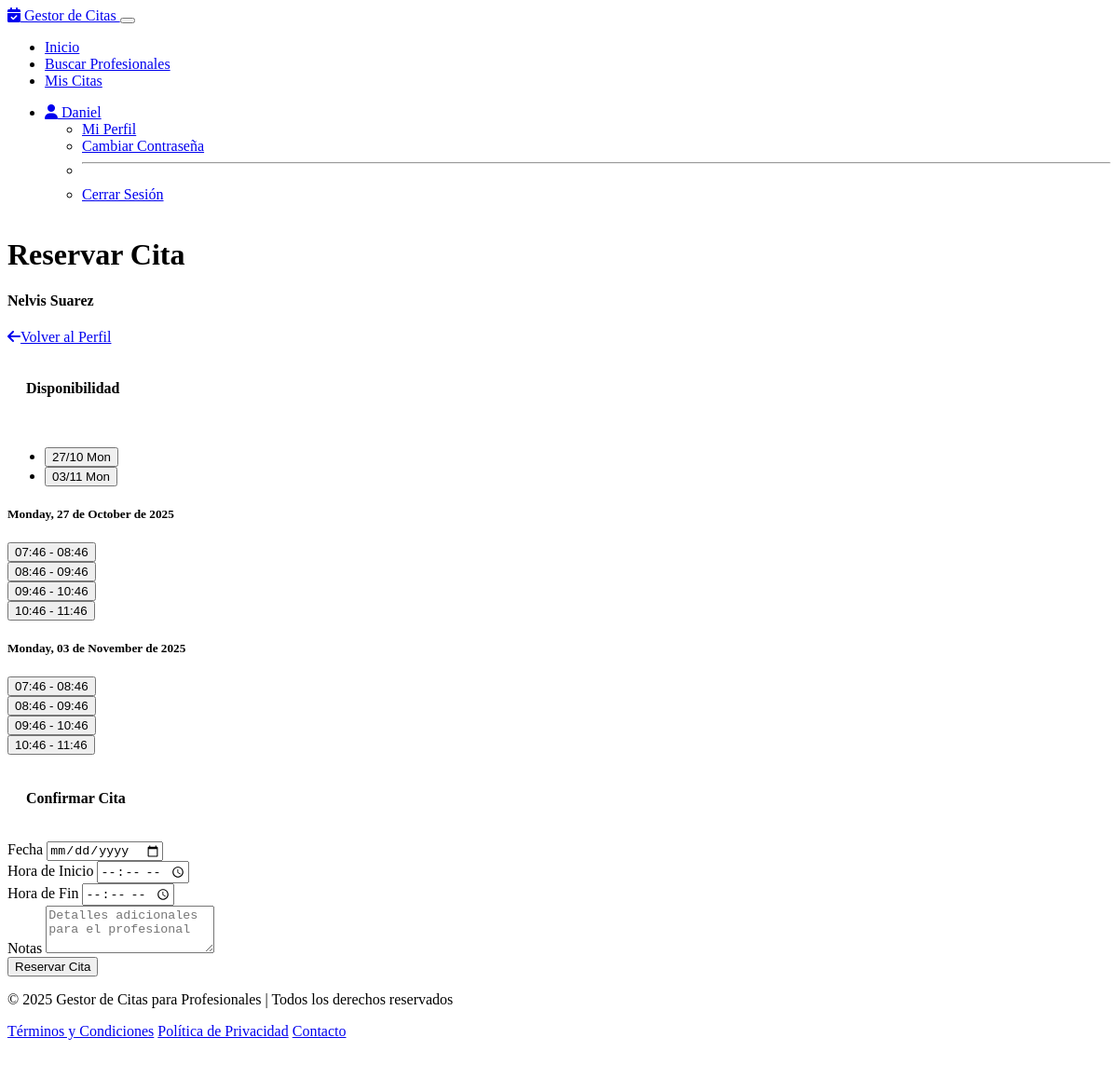
Screenshot of /client/book_appointment/1 (signed in) with the database file from the repository.
### models.py (models this page shows, shortened)
class User(UserMixin, db.Model):
    id = db.Column(db.Integer, primary_key=True)
    username = db.Column(db.String(64), unique=True, nullable=False, index=True)
    email = db.Column(db.String(120), unique=True, nullable=False, index=True)
    password_hash = db.Column(db.String(256), nullable=False)
    first_name = db.Column(db.String(64), nullable=False)
    last_name = db.Column(db.String(64), nullable=False)
    phone = db.Column(db.String(20))
    role = db.Column(db.String(20), nullable=False, default='client')
    created_at = db.Column(db.DateTime, default=datetime.utcnow)
    is_active = db.Column(db.Boolean, default=True)
    last_login = db.Column(db.DateTime)
    professional = db.relationship('Professional', uselist=False, back_populates='user', cascade='all, delete-orphan')
    client = db.relationship('Client', uselist=False, back_populates='user', cascade='all, delete-orphan')
    def is_professional(self):
        return self.role == 'professional'
    def is_client(self):
        return self.role == 'client'

class Schedule(db.Model):
    id = db.Column(db.Integer, primary_key=True)
    professional_id = db.Column(db.Integer, db.ForeignKey('professional.id'), nullable=False)
    day_of_week = db.Column(db.Integer, nullable=False)  # 0=Monday, 1=Tuesday, etc.
    start_time = db.Column(db.Time, nullable=False)
    end_time = db.Column(db.Time, nullable=False)
    professional = db.relationship('Professional', back_populates='schedules')

### routes/client.py (the view, shortened to what this page needs)
@client_bp.route('/book_appointment/<int:professional_id>', methods=['GET', 'POST'])
@login_required
def book_appointment(professional_id):
    if not current_user.is_client():
        flash('No tienes permisos para acceder a esta página', 'danger')
        return redirect(url_for('main.index'))
    professional = Professional.query.get_or_404(professional_id)
    professional_user = User.query.get(professional.user_id)
    client = Client.query.filter_by(user_id=current_user.id).first()
    if not client:
        flash('Perfil de cliente no encontrado', 'warning')
        return redirect(url_for('client.profile'))
    form = AppointmentForm()
    today = datetime.now().date()
    available_days = []
    for i in range(14):  # Check next 14 days
        check_date = today + timedelta(days=i)
        slots = get_available_slots(professional.id, check_date)
        if slots:
            available_days.append({
                'date': check_date,
                'slots': slots
            })
    return render_template('booking.html',
                          form=form,
                          professional=professional,
                          professional_user=professional_user,
                          available_days=available_days)

### forms.py (shortened to what this page needs)
class AppointmentForm(FlaskForm):
    date = DateField('Fecha', validators=[DataRequired()])
    start_time = TimeField('Hora de Inicio', validators=[DataRequired()])
    end_time = TimeField('Hora de Fin', validators=[DataRequired()])
    notes = TextAreaField('Notas', validators=[Optional(), Length(max=500)])
    submit = SubmitField('Reservar Cita')

### app.py (called while the page is built)
@login_manager.user_loader
def load_user(user_id):
    from models import User
    from sqlalchemy.exc import PendingRollbackError
    try:
        return User.query.get(int(user_id))
    except PendingRollbackError:
        db.session.rollback()
        return User.query.get(int(user_id))

### templates/booking.html (shortened to what this page needs)
{% extends 'base.html' %}
{% block content %}
<div class="container">
    <div class="row mb-4">
        <div class="col-md-8">
            <h1>Reservar Cita</h1>
            <h4 class="text-secondary">{{ professional_user.first_name }} {{ professional_user.last_name }}</h4>
        </div>
        <div class="col-md-4 text-end">
            <a href="{{ url_for('main.professional_profile', professional_id=professional.id) }}" class="btn btn-outline-primary">
                <i class="fas fa-arrow-left me-2"></i>Volver al Perfil
            </a>
        </div>
    </div>
    <div class="row">
        <div class="col-lg-8">
            <div class="card border-0 bg-dark shadow-sm mb-4">
                <div class="card-header bg-dark">
                    <h4 class="mb-0">Disponibilidad</h4>
                </div>
                <div class="card-body">
                    {% if available_days %}
                        <ul class="nav nav-tabs mb-4" id="availabilityTabs" role="tablist">
                            {% for day_data in available_days %}
                                <li class="nav-item" role="presentation">
                                    <button class="nav-link {{ 'active' if loop.first else '' }}"
                                            id="day-tab-{{ loop.index }}"
                                            data-bs-toggle="tab"
                                            data-bs-target="#day-{{ loop.index }}"
                                            type="button"
                                            role="tab"
                                            aria-controls="day-{{ loop.index }}"
                                            aria-selected="{{ 'true' if loop.first else 'false' }}">
                                        {{ day_data.date.strftime('%d/%m') }}
                                        <span class="d-none d-md-inline">{{ day_data.date.strftime('%a') }}</span>
                                    </button>
                                </li>
                            {% endfor %}
                        </ul>
                        <div class="tab-content" id="availabilityTabContent">
                            {% for day_data in available_days %}
                                <div class="tab-pane fade {{ 'show active' if loop.first else '' }}"
                                     id="day-{{ loop.index }}"
                                     role="tabpanel"
                                     aria-labelledby="day-tab-{{ loop.index }}">
                                    <h5 class="mb-3">{{ day_data.date.strftime('%A, %d de %B de %Y') }}</h5>
                                    <div class="row row-cols-2 row-cols-md-4 g-3">
                                        {% for slot in day_data.slots %}
                                            <div class="col">
                                                <button type="button"
                                                        class="btn btn-outline-primary w-100 time-slot-btn"
                                                        data-date="{{ day_data.date.strftime('%Y-%m-%d') }}"
                                                        data-start="{{ slot.start.strftime('%H:%M') }}"
                                                        data-end="{{ slot.end.strftime('%H:%M') }}">
                                                    {{ slot.start.strftime('%H:%M') }} - {{ slot.end.strftime('%H:%M') }}
                                                </button>
                                            </div>
                                        {% endfor %}
                                    </div>
                                </div>
                            {% endfor %}
                        </div>
                    {% else %}
                        <div class="alert alert-info">
                            <i class="fas fa-info-circle me-2"></i>
                            No hay horarios disponibles en los próximos días.
                        </div>
                    {% endif %}
                </div>
            </div>
        </div>
        <div class="col-lg-4">
            <div class="card border-0 bg-dark shadow-sm sticky-top" style="top: 20px;">
                <div class="card-header bg-dark">
                    <h4 class="mb-0">Confirmar Cita</h4>
                </div>
                <div class="card-body">
                    <form method="POST" action="{{ url_for('client.book_appointment', professional_id=professional.id) }}">
                        <div class="mb-3">
                            <label for="{{ form.date.id }}" class="form-label">{{ form.date.label }}</label>
                            {{ form.date(class="form-control", required=true) }}
                        </div>
                        <div class="row mb-3">
                            <div class="col-6">
                                <label for="{{ form.start_time.id }}" class="form-label">{{ form.start_time.label }}</label>
                                {{ form.start_time(class="form-control", required=true) }}
                            </div>
                            <div class="col-6">
                                <label for="{{ form.end_time.id }}" class="form-label">{{ form.end_time.label }}</label>
                                {{ form.end_time(class="form-control", required=true) }}
                            </div>
                        </div>
                        <div class="mb-4">
                            <label for="{{ form.notes.id }}" class="form-label">{{ form.notes.label }}</label>
                            {{ form.notes(class="form-control", rows=3, placeholder="Detalles adicionales para el profesional") }}
                        </div>
                        <div class="d-grid">
                            {{ form.submit(class="btn btn-primary", id="submit-btn") }}
                        </div>
                    </form>
                </div>
            </div>
        </div>
    </div>
</div>
{% endblock %}

### templates/base.html (shortened to what this page needs)
<!DOCTYPE html>
<html lang="es" data-bs-theme="dark">
<head>
    <link rel="stylesheet" href="https://cdn.replit.com/agent/bootstrap-agent-dark-theme.min.css">
    <link rel="stylesheet" href="https://cdnjs.cloudflare.com/ajax/libs/font-awesome/6.4.0/css/all.min.css">
    <link rel="stylesheet" href="{{ url_for('static', filename='css/custom.css') }}">
</head>
<body>
    <nav class="navbar navbar-expand-lg navbar-dark bg-dark mb-4">
        <div class="container">
            <a class="navbar-brand" href="{{ url_for('main.index') }}">
                <i class="fas fa-calendar-check"></i> Gestor de Citas
            </a>
            <button class="navbar-toggler" type="button" data-bs-toggle="collapse" data-bs-target="#navbarNav"
                    aria-controls="navbarNav" aria-expanded="false" aria-label="Toggle navigation">
            </button>
            <div class="collapse navbar-collapse" id="navbarNav">
                <ul class="navbar-nav me-auto">
                    <li class="nav-item">
                        <a class="nav-link" href="{{ url_for('main.index') }}">Inicio</a>
                    </li>
                    <li class="nav-item">
                        <a class="nav-link" href="{{ url_for('main.search') }}">Buscar Profesionales</a>
                    </li>
                    {% if current_user.is_authenticated %}
                        {% if current_user.is_client() %}
                            <li class="nav-item">
                                <a class="nav-link" href="{{ url_for('client.my_appointments') }}">Mis Citas</a>
                            </li>
                        {% endif %}
                    {% endif %}
                </ul>
                <ul class="navbar-nav">
                    {% if current_user.is_authenticated %}
                        <li class="nav-item dropdown">
                            <a class="nav-link dropdown-toggle" href="#" id="userDropdown" role="button"
                               data-bs-toggle="dropdown" aria-expanded="false">
                                <i class="fas fa-user"></i> {{ current_user.username }}
                            </a>
                            <ul class="dropdown-menu dropdown-menu-end" aria-labelledby="userDropdown">
                                {% if current_user.is_professional() %}
                                    <li><a class="dropdown-item" href="{{ url_for('professional.profile') }}">Mi Perfil</a></li>
                                {% elif current_user.is_client() %}
                                    <li><a class="dropdown-item" href="{{ url_for('client.profile') }}">Mi Perfil</a></li>
                                {% endif %}
                                <li><a class="dropdown-item" href="{{ url_for('auth.change_password') }}">Cambiar Contraseña</a></li>
                                <li><hr class="dropdown-divider"></li>
                                <li><a class="dropdown-item" href="{{ url_for('auth.logout') }}">Cerrar Sesión</a></li>
                            </ul>
                        </li>
                    {% endif %}
                </ul>
            </div>
        </div>
    </nav>
    <main class="container py-4">
        {% block content %}{% endblock %}
    </main>
    <footer class="py-4 bg-dark text-white mt-5">
        <div class="container text-center">
            <p>&copy; 2025 Gestor de Citas para Profesionales | Todos los derechos reservados</p>
            <p class="small">
                <a href="#" class="text-white text-decoration-none me-3">Términos y Condiciones</a>
                <a href="#" class="text-white text-decoration-none me-3">Política de Privacidad</a>
                <a href="#" class="text-white text-decoration-none">Contacto</a>
            </p>
        </div>
    </footer>
</body>
</html>

### static/css/custom.css (style rules this page uses)
body { min-height: 100vh; display: flex; flex-direction: column; }
main { flex: 1 0 auto; }
.dropdown-menu { min-width: 12rem; }
footer { margin-top: auto; padding-bottom: 20px; }
.card-header { padding: 1rem 1.25rem; }
@media (min-width: 992px) { .sticky-top { top: 20px; z-index: 1000; } }
.time-slot-btn { transition: all 0.2s ease; }

### rows the page displays
User: username "Daniel"
User: first_name "Nelvis", last_name "Suarez"
Schedule: start "07:46" "07:46"

### other values shown
{{ day_data.date.strftime('%d/%m') }} "27/10" "03/11"
{{ day_data.date.strftime('%a') }} "Mon" "Mon"
{{ day_data.date.strftime('%A, %d de %B de %Y') }} "Monday, 27 de October de 2025" "Monday, 03 de November de 2025"
{{ slot.end.strftime('%H:%M') }} "08:46" "09:46" "10:46" "11:46" "08:46" "09:46" "10:46" "11:46"
{{ slot.start.strftime('%H:%M') }} "08:46" "09:46" "10:46" "08:46" "09:46" "10:46"
